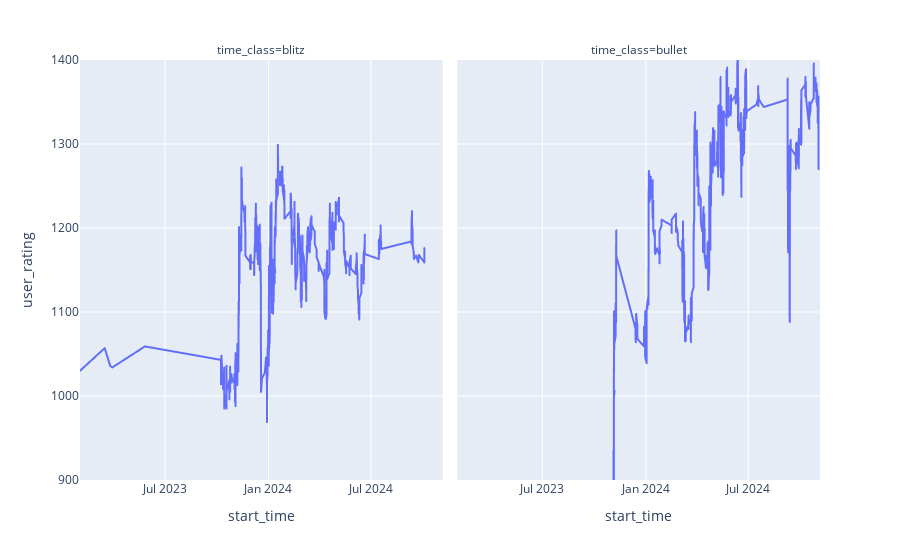

Here is the notebook cell this chart was saved with:
### Code cell
fig = px.line(data_frame=raw_data, x="start_time", y="user_rating", facet_col= "time_class")

fig.update_layout(yaxis_range=(900,1400))

### Figure 1 — Plotly figure (JSON) as saved in the notebook; plotly's stock layout.template omitted (floating-point values rounded to 4 significant figures; data arrays with more than 128 entries replaced by an {"elided": "..."} marker saying what was removed)
{"data": [{"hovertemplate": "time_class=blitz<br>start_time=%{x}<br>user_rating=%{y}<extra></extra>", "legendgroup": "", "line": {"color": "#636efa", "dash": "solid"}, "marker": {"symbol": "circle"}, "mode": "lines", "name": "", "showlegend": false, "type": "scattergl", "x": {"elided": "1600 str values"}, "xaxis": "x", "y": {"elided": "1600 int values"}, "yaxis": "y"}, {"hovertemplate": "time_class=bullet<br>start_time=%{x}<br>user_rating=%{y}<extra></extra>", "legendgroup": "", "line": {"color": "#636efa", "dash": "solid"}, "marker": {"symbol": "circle"}, "mode": "lines", "name": "", "showlegend": false, "type": "scattergl", "x": {"elided": "2812 str values"}, "xaxis": "x2", "y": {"elided": "2812 int values"}, "yaxis": "y2"}], "layout": {"annotations": [{"font": {}, "showarrow": false, "text": "time_class=blitz", "x": 0.245, "xanchor": "center", "xref": "paper", "y": 1, "yanchor": "bottom", "yref": "paper"}, {"font": {}, "showarrow": false, "text": "time_class=bullet", "x": 0.755, "xanchor": "center", "xref": "paper", "y": 1, "yanchor": "bottom", "yref": "paper"}], "legend": {"tracegroupgap": 0}, "margin": {"t": 60}, "xaxis": {"anchor": "y", "domain": [0, 0.49], "title": {"text": "start_time"}}, "xaxis2": {"anchor": "y2", "domain": [0.51, 1], "matches": "x", "title": {"text": "start_time"}}, "yaxis": {"anchor": "x", "domain": [0, 1], "range": [900, 1400], "title": {"text": "user_rating"}}, "yaxis2": {"anchor": "x2", "domain": [0, 1], "matches": "y", "showticklabels": false}}}
